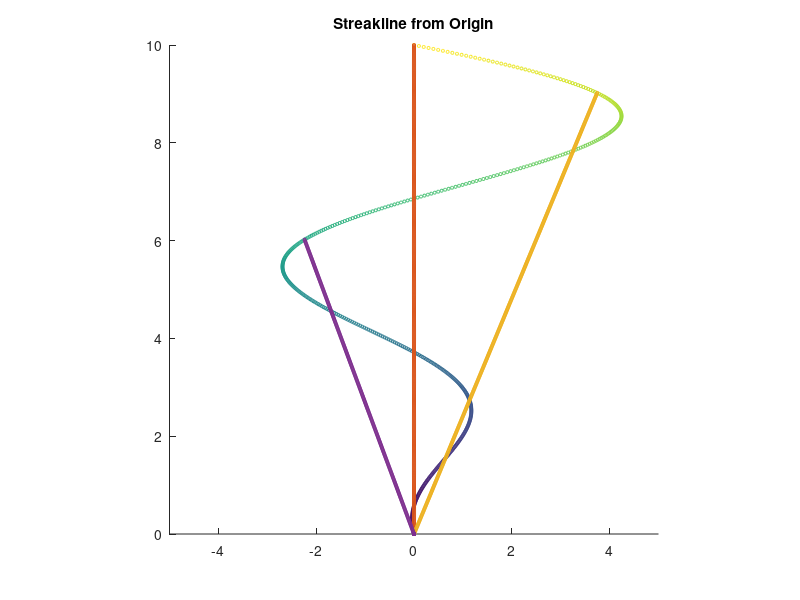

The MATLAB source for this figure:
% Parameters
u0 = 1;
w  = 2;
v0 = 2;
x0 = [0; 0];

% Velocity field definition
V = @(x, t) [u0*sin(w * (t - x(2) / v0)) ; v0];

% Time constraints
dt = 0.01;
tf = 5;
T = 0:dt:tf;
xP1 = zeros(2, length(T));
xP50 = zeros(2, length(T));
xP200 = zeros(2, length(T));

% Initialize tracers
x = zeros(2, length(T));
for i = 1:length(T)
   x(:, i) = x0;
end

% Run simulation using Euler's Method
for i = 1:length(T)
    for j = 1:i
        xj = x(:, j);
        vdt = dt * V(xj, T(i));
        x(:, j) = xj + vdt;
    end
    
    xP1(:, i)   = x(:, 1);
    xP50(:, i)  = x(:, 50);
    xP200(:, i) = x(:, 200);
    
    % Plot streakline
    if mod(i, 10) == 0
        scatter(x(1,1:i), x(2,1:i),5,T(i:-1:1))
        hold on
        scatter(xP1(1,1:i), xP1(2,1:i), 5)
        scatter(xP50(1,1:i), xP50(2,1:i), 5)
        scatter(xP200(1,1:i), xP200(2,1:i), 5)
        hold off
        title('Streakline from Origin')
        axis equal
        xlim([-5,5])
        ylim([0,tf*v0])
        drawnow
    end
end